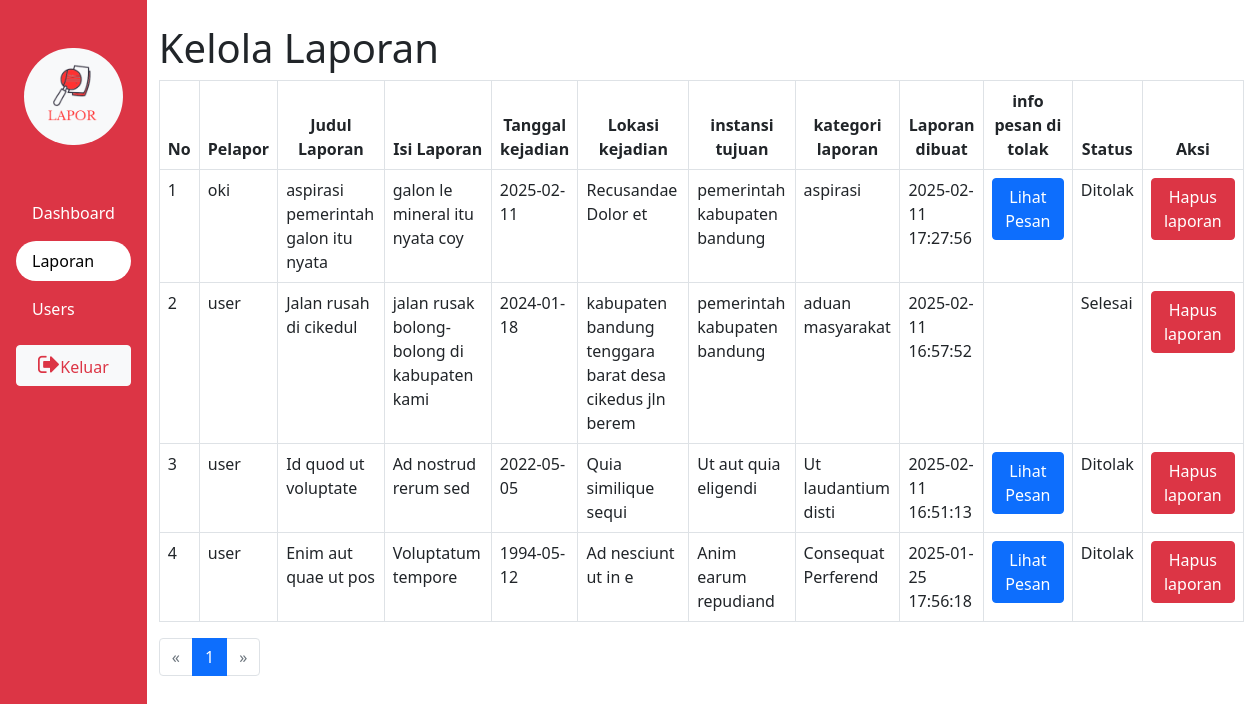
The app's page /Admin/adminLapor.php (signed in) with its own data.
### tables this page shows
CREATE TABLE `post_lapor` (
  `id_laporan` int(11) NOT NULL,
  `judul_laporan` varchar(100) NOT NULL,
  `isi_laporan` text NOT NULL,
  `tanggal_kejadian` date NOT NULL,
  `jenis_laporan` varchar(50) DEFAULT NULL,
  `lokasi_kejadian` varchar(100) DEFAULT NULL,
  `instansi_tujuan` varchar(100) DEFAULT NULL,
  `kategori_laporan` varchar(50) DEFAULT NULL,
  `status` enum('Pending','Disetujui','Ditolak','Selesai') DEFAULT 'Pending',
  `alasan_ditolak` text DEFAULT NULL,
  `id_user` int(11) DEFAULT NULL,
  `admin_id` int(11) DEFAULT NULL,
  `dibuat_kapan` datetime DEFAULT current_timestamp()
);

CREATE TABLE `users` (
  `id_user` int(11) NOT NULL,
  `username` varchar(50) NOT NULL,
  `email` varchar(100) NOT NULL,
  `nik` varchar(16) NOT NULL,
  `nama_lengkap` varchar(100) DEFAULT NULL,
  `tempat_tinggal` varchar(100) DEFAULT NULL,
  `no_telp` varchar(15) DEFAULT NULL,
  `penyandang_disabilitas` enum('ya','tidak') DEFAULT NULL,
  `jenis_kelamin` enum('Laki-laki','Perempuan') DEFAULT NULL,
  `pekerjaan` varchar(50) DEFAULT NULL,
  `tanggal_lahir` date DEFAULT NULL,
  `password` varchar(255) NOT NULL,
  `dibuat_kapan` datetime DEFAULT current_timestamp(),
  `alamat` text DEFAULT NULL,
  `role_id` int(11) DEFAULT NULL
);

### Admin/adminLapor.php (the view, shortened to what this page needs)
<?php
require_once('koneksi.php');
$limit = 5;
$page = isset($_GET['page']) ? (int)$_GET['page'] : 1;
$offset = ($page - 1) * $limit;
$sql = "SELECT post_lapor.*, users.username
        FROM post_lapor
        JOIN users ON post_lapor.id_user = users.id_user
        WHERE post_lapor.status IN ('Pending', 'Disetujui', 'Selesai', 'Ditolak')
        ORDER BY post_lapor.id_laporan DESC LIMIT $limit OFFSET $offset";
$result = $conn->query($sql);
$sql_total = "SELECT COUNT(*) AS total FROM post_lapor WHERE status IN ('Pending', 'Disetujui', 'Selesai', 'Ditolak')";
$result_total = $conn->query($sql_total);
$total_row = $result_total->fetch_assoc();
$total_pages = ceil($total_row['total'] / $limit);
?>
<!DOCTYPE html>
<html lang="en">
<?php include 'Admin/componen/adminHeader.php'; ?>
<body>
<div class="d-flex flex-column flex-md-row vh-100">
        <?php include 'Admin/componen/adminSidebar.php'; ?>
        <div class="container-fluid mt-4">
            <h1>Kelola Laporan</h1>
            <div class="table-responsive">
            <table class="table table-bordered  table-hover">
                <thead class=" text-center">
                    <tr>
                        <th>No</th>
                        <th>Pelapor</th>
                        <th>Judul Laporan</th>
                        <th>Isi Laporan</th>
                        <th>Tanggal kejadian</th>
                        <th>Lokasi kejadian</th>
                        <th>instansi tujuan</th>
                        <th>kategori laporan</th>
                        <th>Laporan dibuat</th>
                        <th>info pesan di tolak</th>
                        <th>Status</th>
                        <th>Aksi</th>
                    </tr>
                </thead>
                <tbody>
                    <?php
                    $no = $offset + 1;
                    while ($row = $result->fetch_assoc()) { ?>
                        <tr>
                            <td><?= $no++; ?></td>
                            <td><?= htmlspecialchars($row['username']); ?></td>
                            <td><?= htmlspecialchars($row['judul_laporan']); ?></td>
                            <td><?= htmlspecialchars($row['isi_laporan']); ?></td>
                            <td><?= htmlspecialchars($row['tanggal_kejadian']); ?></td>
                            <td><?= htmlspecialchars($row['lokasi_kejadian']); ?></td>
                            <td><?= htmlspecialchars($row['instansi_tujuan']); ?></td>
                            <td><?= htmlspecialchars($row['kategori_laporan']); ?></td>
                            <td><?= htmlspecialchars($row['dibuat_kapan']); ?></td>
                            <td>
                                <?php if ($row['status'] == 'Ditolak') { ?>
                                    <button class="btn btn-primary" data-bs-toggle="modal" data-bs-target="#lihatPesanModal<?= $row['id_laporan']; ?>">Lihat Pesan</button>
                                <?php } ?>
                            </td>
                            <td><?= htmlspecialchars($row['status']); ?></td>
                            <td>
                                <?php if ($row['status'] == 'Pending') { ?>
                                    <a href="process_terima_dan_tolak?action=accept&id=<?= $row['id_laporan']; ?>" class="btn btn-success">Terima</a>
                                    <button class="btn btn-danger" data-bs-toggle="modal" data-bs-target="#rejectModal"
                                        onclick="setRejectId(<?= $row['id_laporan']; ?>)">Tolak</button>
                                <?php } elseif ($row['status'] == 'Disetujui') { ?>
                                    <a href="process_terima_dan_tolak?action=acceptreport&id=<?= $row['id_laporan']; ?>" class="btn btn-success">Selesaikan</a>
                                <?php } else { ?>
                                    <a href="process_terima_dan_tolak?action=delete&id=<?= $row['id_laporan']; ?>"
                                        class="btn btn-danger"
                                        onclick="return confirm('Apakah Anda yakin ingin menghapus laporan ini?')">Hapus laporan</a>
                                <?php } ?>
                            </td>
                        </tr>
                    <?php } ?>
                </tbody>
            </table>
            </div>
            <nav aria-label="Page navigation">
                <ul class="pagination">
                    <li class="page-item <?= $page <= 1 ? 'disabled' : ''; ?>">
                        <a class="page-link" href="?page=<?= $page - 1; ?>" aria-label="Previous">
                            <span aria-hidden="true">&laquo;</span>
                        </a>
                    </li>
                    <?php for ($i = 1; $i <= $total_pages; $i++) { ?>
                        <li class="page-item <?= $i == $page ? 'active' : ''; ?>">
                            <a class="page-link" href="?page=<?= $i; ?>"><?= $i; ?></a>
                        </li>
                    <?php } ?>
                    <li class="page-item <?= $page >= $total_pages ? 'disabled' : ''; ?>">
                        <a class="page-link" href="?page=<?= $page + 1; ?>" aria-label="Next">
                            <span aria-hidden="true">&raquo;</span>
                        </a>
                    </li>
                </ul>
            </nav>
        </div>
    </div>
</body>
</html>

### Admin/componen/adminHeader.php (shortened to what this page needs)
<head>
    <link href="https://cdn.jsdelivr.net/npm/bootstrap@5.0.2/dist/css/bootstrap.min.css" rel="stylesheet"
>
    <link href="https://cdn.jsdelivr.net/npm/bootstrap-icons/font/bootstrap-icons.css" rel="stylesheet">
    <link rel="stylesheet" href="https://cdnjs.cloudflare.com/ajax/libs/font-awesome/4.7.0/css/font-awesome.min.css">
    <link rel="stylesheet" href="Admin/componen/css/dashboard.css">
</head>

### Admin/componen/adminSidebar.php (shortened to what this page needs)
<div class="sidebar bg-danger text-white d-flex flex-column">
    <div class="text-center py-4">
        <div class="bg-light rounded-pill m-4 p-3">
            <img src="/LaporWeb/page/img/Lapor.png" alt="Logo" class="img-fluid mb-2" style="width: 50px;">
        </div>
    </div>
    <ul class="nav flex-column px-3">
        <li class="nav-item mb-2">
            <a href="adminDashboard" class="nav-link text-white" id="dashboard-link">Dashboard</a>
        </li>
        <li class="nav-item mb-2">
            <a href="adminLapor" class="nav-link text-white" id="lapor-link">Laporan</a>
        </li>
        <li class="nav-item">
            <a href="kelolauser" class="nav-link text-white" id="user-link">Users</a>
        </li>
    </ul>
    <a href="logout" class="btn btn-light mt-3 mx-3 mb-3 text-danger ">
        <i style="font-size:24px" class="fa">&#xf08b;</i>Keluar
    </a>
</div>

### Admin/componen/css/dashboard.css (style rules this page uses)
.nav-link.active { border-radius: 30px; background-color: white !important; color: black !important; }

### records on screen
post_lapor: id_user.username "oki", judul_laporan "aspirasi pemerintah galon itu nyata", isi_laporan "galon le mineral itu nyata coy", tanggal_kejadian "2025-02-11", lokasi_kejadian "Recusandae Dolor et", instansi_tujuan "pemerintah kabupaten bandung", kategori_laporan "aspirasi", dibuat_kapan "2025-02-11 17:27:56", status "Ditolak"
post_lapor: id_user.username "user", judul_laporan "Jalan rusah di cikedul", isi_laporan "jalan rusak bolong-bolong di kabupaten kami", tanggal_kejadian "2024-01-18", lokasi_kejadian "kabupaten bandung tenggara barat desa cikedus jln berem", instansi_tujuan "pemerintah kabupaten bandung", kategori_laporan "aduan masyarakat", dibuat_kapan "2025-02-11 16:57:52", status "Selesai"
post_lapor: id_user.username "user", judul_laporan "Id quod ut voluptate", isi_laporan "Ad nostrud rerum sed", tanggal_kejadian "2022-05-05", lokasi_kejadian "Quia similique sequi", instansi_tujuan "Ut aut quia eligendi", kategori_laporan "Ut laudantium disti", dibuat_kapan "2025-02-11 16:51:13", status "Ditolak"
post_lapor: id_user.username "user", judul_laporan "Enim aut quae ut pos", isi_laporan "Voluptatum tempore", tanggal_kejadian "1994-05-12", lokasi_kejadian "Ad nesciunt ut in e", instansi_tujuan "Anim earum repudiand", kategori_laporan "Consequat Perferend", dibuat_kapan "2025-01-25 17:56:18", status "Ditolak"
